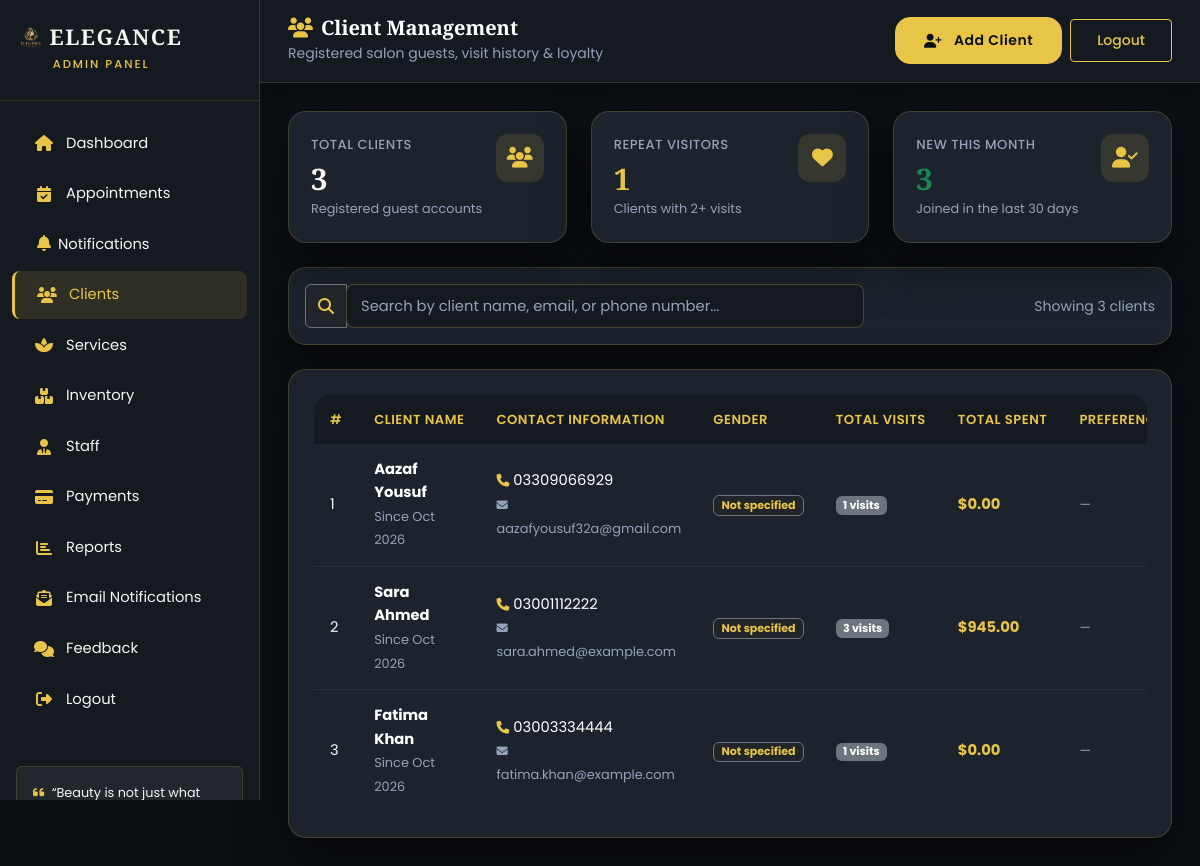
The app's page /admin/clients.php (signed in) with its own data.
### tables this page shows
CREATE TABLE IF NOT EXISTS clients (
    id          INT          NOT NULL AUTO_INCREMENT,
    name        VARCHAR(150) NOT NULL,
    email       VARCHAR(254) DEFAULT NULL,
    phone       VARCHAR(20)  NOT NULL,
    gender      ENUM('male','female','other') DEFAULT NULL,
    address     TEXT         DEFAULT NULL,
    preferences TEXT         DEFAULT NULL,
    notes       TEXT         DEFAULT NULL,
    created_at  TIMESTAMP    NOT NULL DEFAULT CURRENT_TIMESTAMP,
    PRIMARY KEY (id)
);

### admin/clients.php (the view, shortened to what this page needs)
<?php
require_once '../includes/notifications.php';
$clients = $pdo->query("
    SELECT c.*,
           COUNT(DISTINCT a.id) as total_visits,
           MAX(a.appointment_date) as last_visit,
           COALESCE(SUM(CASE WHEN p.payment_status = 'paid' THEN p.amount ELSE 0 END), 0) as total_spent
    FROM clients c
    LEFT JOIN appointments a ON a.client_id = c.id
    LEFT JOIN payments p ON p.client_id = c.id
    GROUP BY c.id
    ORDER BY c.created_at DESC
")->fetchAll(PDO::FETCH_ASSOC);
$totalClients = count($clients);
$repeatClients = count(array_filter($clients, fn($c) => (int)$c['total_visits'] > 1));
$newClients = count(array_filter($clients, fn($c) => strtotime($c['created_at']) >= strtotime('-30 days')));
?>
<!DOCTYPE html>
<html lang="en">
<head>
    <link href="https://cdn.jsdelivr.net/npm/bootstrap@5.3.3/dist/css/bootstrap.min.css" rel="stylesheet">
    <link rel="stylesheet" href="https://cdnjs.cloudflare.com/ajax/libs/font-awesome/6.5.1/css/all.min.css">
    <link rel="stylesheet" href="../assets/css/style.css">
    <link rel="stylesheet" href="../assets/css/admin.css">
</head>
<body>
<div class="admin-wrapper">
    <?php include 'includes/sidebar.php'; ?>
    <div class="main-content">
        <div class="topbar d-flex justify-content-between align-items-center">
            <div class="d-flex align-items-center">
                <div>
                    <h5 class="mb-0 text-white"><i class="fas fa-users text-gold me-2"></i>Client Management</h5>
                    <small class="text-muted">Registered salon guests, visit history & loyalty</small>
                </div>
            </div>
            <div class="d-flex align-items-center gap-2">
                <button type="button" class="btn btn-gold btn-sm" data-bs-toggle="modal" data-bs-target="#addClientModal">
                    <i class="fas fa-user-plus me-1"></i> Add Client
                </button>
                <a href="../logout.php" class="btn btn-sm btn-outline-gold">Logout</a>
            </div>
        </div>
        <div class="content-area">
            <div class="row g-4 mb-4">
                <div class="col-md-4">
                    <div class="kpi-card">
                        <div class="d-flex justify-content-between align-items-start">
                            <div>
                                <div class="kpi-label">Total Clients</div>
                                <div class="kpi-value"><?php echo $totalClients; ?></div>
                                <div class="kpi-sub">Registered guest accounts</div>
                            </div>
                            <div class="kpi-icon"><i class="fas fa-users"></i></div>
                        </div>
                    </div>
                </div>
                <div class="col-md-4">
                    <div class="kpi-card">
                        <div class="d-flex justify-content-between align-items-start">
                            <div>
                                <div class="kpi-label">Repeat Visitors</div>
                                <div class="kpi-value text-gold"><?php echo $repeatClients; ?></div>
                                <div class="kpi-sub">Clients with 2+ visits</div>
                            </div>
                            <div class="kpi-icon"><i class="fas fa-heart"></i></div>
                        </div>
                    </div>
                </div>
                <div class="col-md-4">
                    <div class="kpi-card">
                        <div class="d-flex justify-content-between align-items-start">
                            <div>
                                <div class="kpi-label">New This Month</div>
                                <div class="kpi-value text-success"><?php echo $newClients; ?></div>
                                <div class="kpi-sub">Joined in the last 30 days</div>
                            </div>
                            <div class="kpi-icon"><i class="fas fa-user-check"></i></div>
                        </div>
                    </div>
                </div>
            </div>
            <div class="card-elegant mb-4 p-3">
                <div class="row align-items-center">
                    <div class="col-md-8">
                        <div class="input-group">
                            <span class="input-group-text bg-dark border-secondary text-gold"><i class="fas fa-search"></i></span>
                            <input type="text" id="clientSearch" class="form-control form-control-elegant" placeholder="Search by client name, email, or phone number...">
                        </div>
                    </div>
                    <div class="col-md-4 text-md-end mt-2 mt-md-0">
                        <span class="text-muted small">Showing <?php echo count($clients); ?> clients</span>
                    </div>
                </div>
            </div>
            <div class="card-elegant">
                <div class="table-responsive">
                    <table class="table table-elegant mb-0" id="clientsTable">
                        <thead>
                            <tr>
                                <th>#</th>
                                <th>Client Name</th>
                                <th>Contact Information</th>
                                <th>Gender</th>
                                <th>Total Visits</th>
                                <th>Total Spent</th>
                                <th>Preferences / Notes</th>
                            </tr>
                        </thead>
                        <tbody>
                            <?php if (empty($clients)): ?>
                                <tr>
                                    <td colspan="9" class="text-center text-muted py-5">
                                        <i class="fas fa-users fa-2x mb-2 d-block opacity-50"></i>
                                        No registered clients found.
                                    </td>
                                </tr>
                            <?php else: ?>
                                <?php foreach ($clients as $i => $row): ?>
                                    <tr class="client-row"
                                        data-name="<?php echo htmlspecialchars(strtolower($row['name'])); ?>"
                                        data-phone="<?php echo htmlspecialchars($row['phone']); ?>"
                                        data-email="<?php echo htmlspecialchars(strtolower($row['email'] ?? '')); ?>">
                                        <td><?php echo $i + 1; ?></td>
                                        <td>
                                            <strong class="text-white d-block"><?php echo htmlspecialchars($row['name']); ?></strong>
                                            <small class="text-muted">Since <?php echo date('M Y', strtotime($row['created_at'])); ?></small>
                                        </td>
                                        <td>
                                            <div class="text-white"><i class="fas fa-phone me-1 text-gold small"></i><?php echo htmlspecialchars($row['phone']); ?></div>
                                            <?php if (!empty($row['email'])): ?>
                                                <small class="text-muted"><i class="fas fa-envelope me-1 small"></i><?php echo htmlspecialchars($row['email']); ?></small>
                                            <?php endif; ?>
                                        </td>
                                        <td>
                                            <span class="badge bg-dark border border-secondary text-gold">
                                                <?php echo htmlspecialchars(ucfirst($row['gender'] ?? 'Not specified')); ?>
                                            </span>
                                        </td>
                                        <td>
                                            <span class="badge bg-secondary"><?php echo (int)$row['total_visits']; ?> visits</span>
                                        </td>
                                        <td>
                                            <strong class="text-gold">$<?php echo number_format((float)$row['total_spent'], 2); ?></strong>
                                        </td>
                                        <td>
                                            <?php if (!empty($row['notes'])): ?>
                                                <small class="text-muted d-block text-truncate" style="max-width: 180px;">
                                                    <?php echo htmlspecialchars($row['notes']); ?>
                                                </small>
                                            <?php elseif (empty($row['preferences'])): ?>
                                                <span class="text-muted small">&mdash;</span>
                                            <?php endif; ?>
                                        </td>
                                    </tr>
                                <?php endforeach; ?>
                            <?php endif; ?>
                        </tbody>
                    </table>
                </div>
            </div>
        </div>
    </div>
</div>
</body>
</html>

### assets/css/admin.css (style rules this page uses)
.admin-wrapper { display: flex; min-height: 100vh; background: var(--black); }
.main-content { margin-left: 260px; flex: 1; min-width: 0; background: var(--black); min-height: 100vh; }
.topbar { background: var(--black-soft); color: var(--cream); padding: 16px 28px; display: flex; justify-content: space-between; align-items: center; box-shadow: 0 4px 20px rgba(0, 0, 0, 0.35); position: sticky; top: 0; z-index: 100; border-bottom: 1px solid var(--border); }
.topbar h5 { color: var(--cream); font-family: 'Playfair Display', serif; font-weight: 600; }
.content-area { padding: 28px; }
@media screen { .admin-wrapper .text-muted, .admin-wrapper .form-text, .modal-content-elegant .text-muted, .modal-content-elegant .form-text { color: var(--muted) !important; } }
@media screen { .admin-wrapper .form-control::placeholder, .admin-wrapper .form-control-elegant::placeholder, .modal-content-elegant .form-control::placeholder, .modal-content-elegant .form-control-elegant::placeholder { color: var(--muted) !important; opacity: 1; } }
.card-elegant { background: var(--black-card); border-radius: var(--radius); border: 1px solid var(--border); box-shadow: var(--shadow); padding: 24px; transition: var(--transition); color: var(--cream); }
.kpi-card { background: var(--black-card); color: var(--cream); border-radius: var(--radius); padding: 22px; border: 1px solid var(--border); box-shadow: var(--shadow); transition: var(--transition); height: 100%; }
.kpi-card .kpi-icon { width: 48px; height: 48px; border-radius: 12px; display: flex; align-items: center; justify-content: center; background: rgba(232, 197, 71, 0.12); color: var(--champagne); font-size: 1.3rem; }
.kpi-card .kpi-value { font-family: 'Playfair Display', serif; font-size: 1.85rem; font-weight: 700; color: var(--cream); margin: 8px 0 2px; line-height: 1.1; }
.kpi-card .kpi-label { font-size: 0.82rem; color: var(--muted); font-weight: 500; letter-spacing: 0.5px; text-transform: uppercase; }
.kpi-card .kpi-sub { font-size: 0.8rem; color: var(--muted); margin-top: 4px; }
.table-elegant { --bs-table-bg: transparent !important; --bs-table-accent-bg: transparent !important; --bs-table-striped-bg: transparent !important; --bs-table-hover-bg: rgba(232, 197, 71, 0.05) !important; --bs-table-color: var(--cream) !important; background-color: var(--black-card) !important; color: var(--cream) !important; border-radius: var(--radius); overflow: hidden; border: 1px solid var(--border); width: 100%; margin-bottom: 0; }
.table-elegant > :not(caption) > * > * { background-color: transparent !important; box-shadow: none !important; color: var(--cream) !important; border-color: rgba(255, 255, 255, 0.06) !important; }
.table-elegant thead th { border: none; padding: 14px 16px; font-weight: 600; font-size: 0.82rem; letter-spacing: 0.5px; text-transform: uppercase; color: var(--champagne) !important; background-color: var(--black-soft) !important; box-shadow: none !important; white-space: nowrap; }
.table-elegant tbody td { padding: 14px 16px; vertical-align: middle; border-color: rgba(255, 255, 255, 0.06) !important; color: var(--cream) !important; font-size: 0.92rem; }
.admin-wrapper .form-control, .admin-wrapper .form-select, .modal-content .form-control, .modal-content .form-select { background-color: var(--black-soft) !important; border: 1px solid rgba(232, 197, 71, 0.25) !important; color: var(--cream) !important; border-radius: 8px !important; }
.form-control-elegant { border: 1px solid rgba(232, 197, 71, 0.25); border-radius: 8px; padding: 10px 14px; background: var(--black-soft); color: var(--cream); transition: var(--transition); font-size: 0.92rem; }
.form-control-elegant::placeholder { color: var(--muted); opacity: 0.8; }

### assets/css/home-enhance.css (style rules this page uses)
.btn-gold { transition: transform 0.35s cubic-bezier(0.22, 1, 0.36, 1), box-shadow 0.35s ease; }

### records on screen
clients: name "Aazaf Yousuf", created_at "Oct 2026", phone "03309066929", email "aazafyousuf32a@gmail.com", gender "Not specified", total_visits "1", total_spent "0.00"
clients: name "Sara Ahmed", created_at "Oct 2026", phone "03001112222", email "sara.ahmed@example.com", gender "Not specified", total_visits "3", total_spent "945.00"
clients: name "Fatima Khan", created_at "Oct 2026", phone "03003334444", email "fatima.khan@example.com", gender "Not specified", total_visits "1", total_spent "0.00"

### other values on screen
$currentAdminRole "ADMIN"
$totalClients "3"
$repeatClients "1"
$newClients "3"
count($clients) "3"
